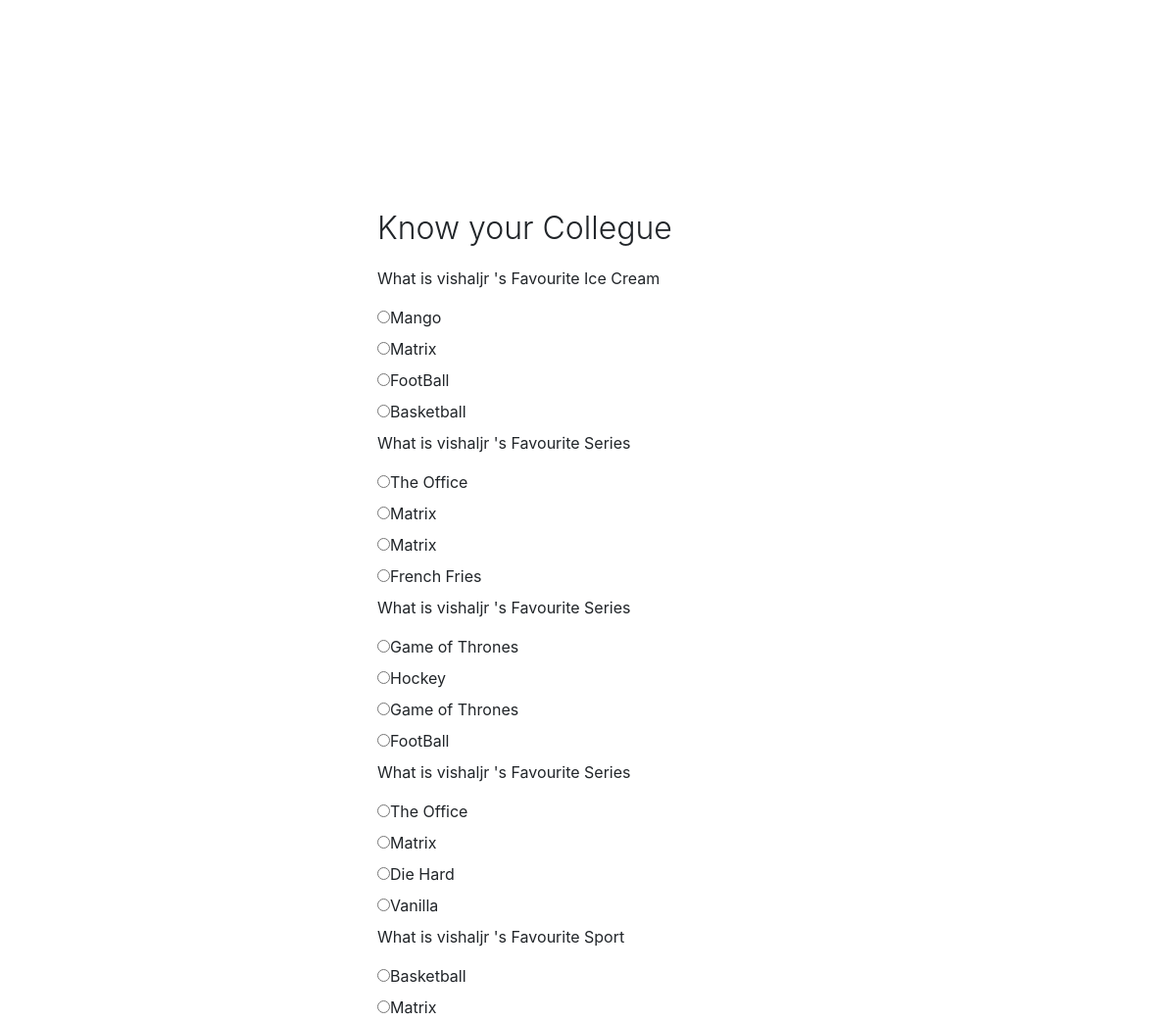
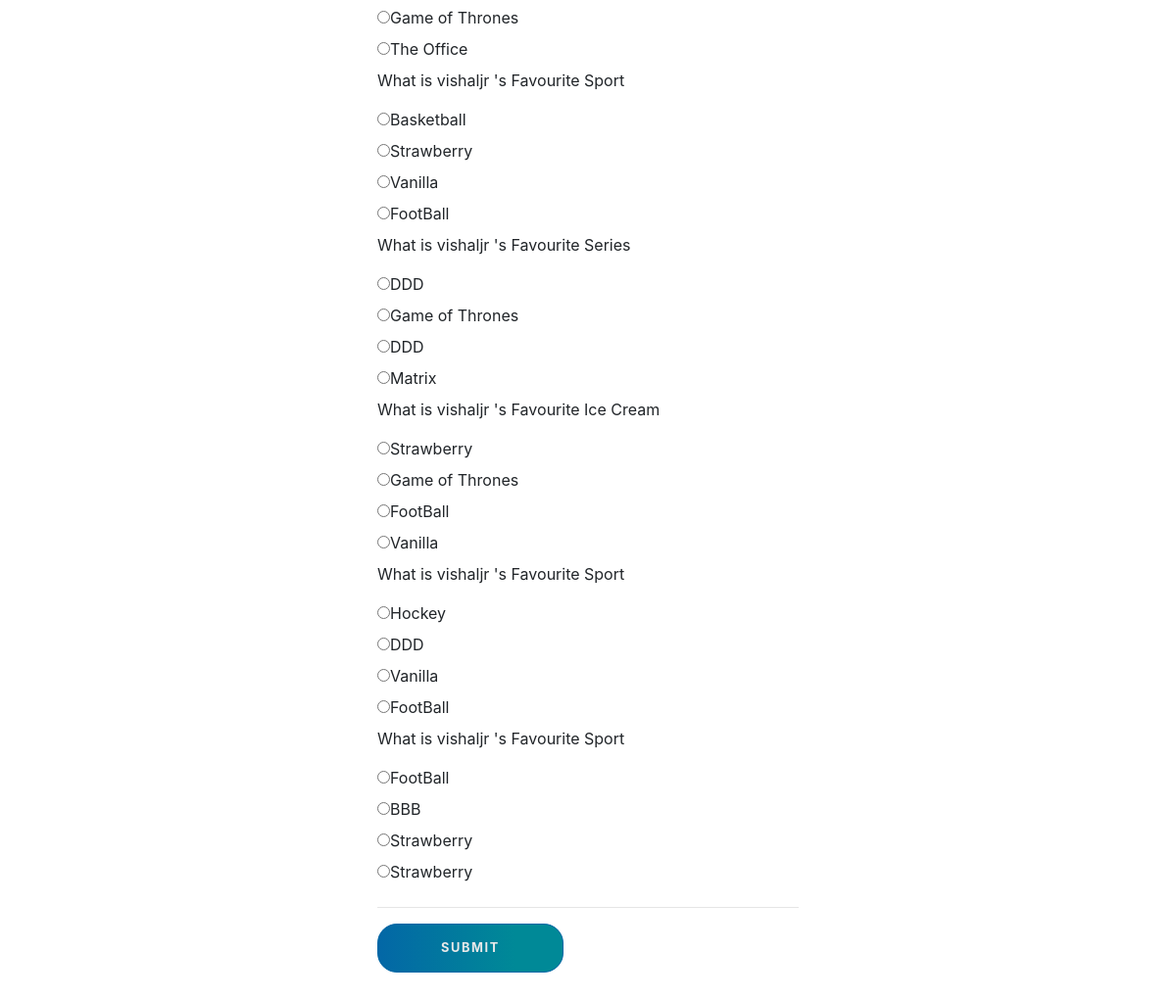
Screenshot of /form_p.php with the database file from the repository (2 pictures, top to bottom).
### tables this page shows
CREATE TABLE `question` (
  `qid` int(255) NOT NULL,
  `question` varchar(255) NOT NULL,
  `answer` varchar(255) NOT NULL,
  `user_name` varchar(255) NOT NULL
);

### form_p.php (the view, shortened to what this page needs)
<?php
require_once 'connect.php';
?>
<!DOCTYPE html>
<html lang="en">
<head>
    <link rel="stylesheet" href="https://cdn.jsdelivr.net/npm/bootstrap@4.0.0/dist/css/bootstrap.min.css">
    <link rel="stylesheet" href="style.css">
</head>
<body>
  <h3 style="color:white;">Timer</h3>
  <div id="timer" style="margin-bottom:55%;">
    <h3 id="sec" style="color:white;height:200px;">00 sec</h3>
</div>
<div class="container__form container--creategame" style=" width:550px;height:auto; margin-top:12.8%;background-color:white;padding:5%;">
<h2 class="form__title">Know your Collegue</h2>
<?php
$counter=0;
$stmt=$conn->prepare("Select count(*) from question");
$stmt->execute();
$stmt->bind_result($count);
while($stmt->fetch())
{
  $counter=$count;
}
for($x=1;$x<=10;$x++){
  $qid=rand(1,$counter);
    $stmt=$conn->prepare("Select question,answer,user_name from question where qid=?");
    $stmt->bind_param("i",$qid);
    $stmt->execute();
    $result=$stmt->get_result();
    $row=$result->fetch_assoc();
    if(isset($row['question'])){
  $user_name=$row['user_name'];
    $question=$row['question'];
    echo "<p  name='q$x' value='$question'> What is $user_name 's $question  </p>";
    $answer=$row['answer'];
    echo "<input type='radio' id='html1' name='$x' value='$answer'>";
   echo "<label for='html'>$answer</label><br>";
    }
    for($y=1;$y<=3;$y++) {
      $qid=rand(1,$counter);
      $stmt=$conn->prepare("Select question,answer,user_name from question where qid=?");
      $stmt->bind_param("i",$qid);
      $stmt->execute();
      $result=$stmt->get_result();
      $row=$result->fetch_assoc();
      $not_null=isset($row['answer']);
      if($not_null){
     $answer=$row['answer'];
    echo "<input type='radio' id='html' name='a$y' value='$answer'>";
   echo "<label for='html'>$answer</label><br>";
      }
      }
  }
      echo "<hr>";
?>
<input id="submitbtn" type="submit" class="btn" value="Submit" >
</div>
 </body>
</html>

### style.css (style rules this page uses)
:root { --white: #e9e9e9; --gray: #333; --blue: #0367a6; --lightblue: #008997; --button-radius: 0.7rem; --max-width: 758px; --max-height: 420px; font-size: 16px; font-family: -apple-system, BlinkMacSystemFont, "Segoe UI", Roboto, Oxygen, Ubuntu, Cantarell, "Open Sans", "Helvetica Neue", sans-serif; }
body { align-items: center; animation: 10000ms ease-in-out infinite color-change; background-attachment: fixed; background-position: center; background-repeat: no-repeat; background-size: cover; display: grid; height: 100vh; place-items: center; }
.form__title { font-weight: 300; margin: 0; margin-bottom: 1.25rem; }
.container__form { height: 40%; position: absolute; top: 0; transition: all 0.6s ease-in-out; }
.btn { background-color: var(--blue); background-image: linear-gradient(90deg, var(--blue) 0%, var(--lightblue) 74%); border-radius: 20px; border: 1px solid var(--blue); color: var(--white); cursor: pointer; font-size: 0.8rem; font-weight: bold; letter-spacing: 0.1rem; padding: 0.9rem 4rem; text-transform: uppercase; transition: transform 80ms ease-in; }

### rows the page displays
question: user_name "vishaljr", question "Favourite Ice Cream", answer "Mango"
question: answer "Matrix"
question: answer "FootBall"
question: answer "Basketball"
question: user_name "vishaljr", question "Favourite Series", answer "The Office"
question: answer "Matrix"
question: answer "Matrix"
question: answer "French Fries"
question: user_name "vishaljr", question "Favourite Series", answer "Game of Thrones"
question: answer "Hockey"
question: answer "Game of Thrones"
question: answer "FootBall"
question: user_name "vishaljr", question "Favourite Series", answer "The Office"
question: answer "Matrix"
question: answer "Die Hard"
question: answer "Vanilla"
question: user_name "vishaljr", question "Favourite Sport", answer "Basketball"
question: answer "Matrix"
question: answer "Game of Thrones"
question: answer "The Office"
question: user_name "vishaljr", question "Favourite Sport", answer "Basketball"
question: answer "Strawberry"
question: answer "Vanilla"
question: answer "FootBall"
question: user_name "vishaljr", question "Favourite Series", answer "DDD"
question: answer "Game of Thrones"
question: answer "DDD"
question: user_name "vishaljr", question "Favourite Ice Cream", answer "Strawberry"
question: answer "Game of Thrones"
question: answer "FootBall"
question: user_name "vishaljr", question "Favourite Sport", answer "Hockey"
question: answer "DDD"
question: answer "FootBall"
question: user_name "vishaljr", question "Favourite Sport", answer "FootBall"
question: answer "BBB"
question: answer "Strawberry"
